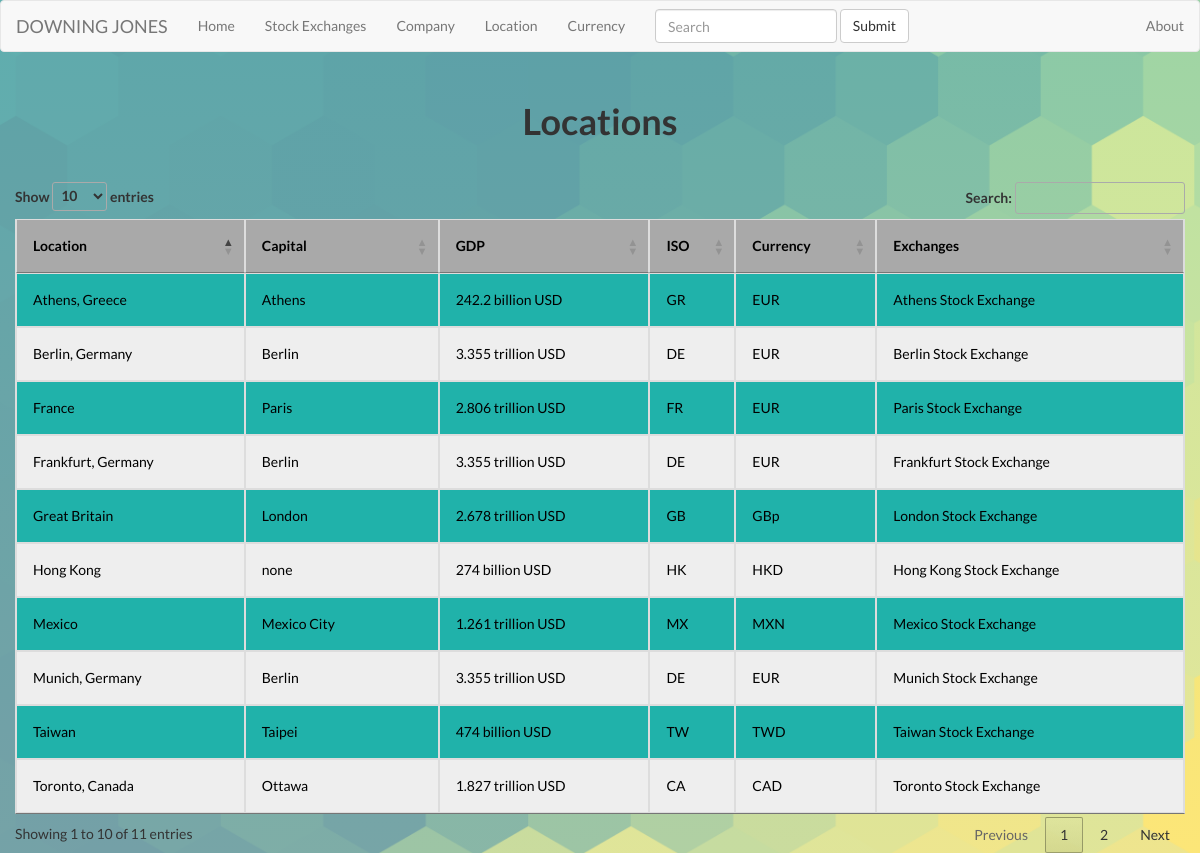
/locations, run on the app's committed database.
### FlaskApp/DowningJones/models.py (models this page shows, shortened)
class Location(db.Model):
    rowid = db.Column(db.Integer, primary_key=True)        #pk can be the iso code
    name = db.Column(db.String(80))
    iso = db.Column(db.String(2))
    capital = db.Column(db.String(80))
    gdp = db.Column(db.String(80))
    currency = db.Column(db.String(80))
    location_exchange = db.Column(db.String(80))

### FlaskApp/DowningJones/__init__.py (the view)
@app.route ( '/locations' )
def locations ():
	locations = Location.query.distinct(Location.name)
	return render_template('locations.html',
						    title='Locations',
						    locations=locations)

### FlaskApp/DowningJones/templates/locations.html (shortened to what this page needs)
{% extends "layout.html" %}
{% block body %}
<div class="container-fluid">
  <div class="row" style="padding:30px">
      <div class="col-md-4 col-xs-6"></div>
      <div class="col-md-4 col-xs-6" style="text-align: center">
        <h1 style = "font-weight : bold">Locations</h1>
      </div>
  </div>
    <table id="locationtable" class="table table-hover table-striped table-responsive table-bordered">
    <thead>
      <tr>
        <th id="name">Location</th>
        <th id="capital">Capital</th>
        <th id="gdp">GDP</th>
        <th id="iso">ISO</th>
        <th id="currency">Currency</th>
        <th id="exchanges">Exchanges</th>
      </tr>
      </thead>
       <tbody>
        {% for location in locations %}
          <tr>
            <td><a href="/locations/{{location.rowid}}">{{ location.name }}</a></td>
            <td>{{ location.capital }}</td>
            <td>{{ location.gdp }}</td>
            <td>{{ location.iso }}</td>
            <td> <a href="/currencies/{{location.rowid}}">{{ location.currency }}</a></td>
            <td><a href="/stockmarkets/{{location.rowid}}">{{ location.location_exchange }}</a></td>
          </tr>
        {% endfor %}
        </tbody>
    </table>
 </div>
<link rel="stylesheet" href="http://cdn.datatables.net/1.10.2/css/jquery.dataTables.min.css"></style>
{% endblock %}

### FlaskApp/DowningJones/static/style.css (style rules this page uses)
html, body { padding:0; margin:0; }
table { background-color:#a9a9a9; margin:auto; }
table, th, td { border: 1px solid black; border-collapse: collapse; color:black; }
th, td { padding: 16px !important; }
td { text-align: left; }
body { background-size: cover; }
.table-striped>tbody>tr:nth-child(odd)>td, .table-striped>tbody>tr:nth-child(odd)>th { background-color: lightseagreen; }
.table-striped>tbody>tr:nth-child(even)>td, .table-striped>tbody>tr:nth-child(even)>th { background-color: #eeeeee; }

### FlaskApp/DowningJones/templates/layout.html (style rules this page uses)
body { background:linear-gradient(rgba(200,265,265,0.45), rgba(265,265,265,0.45)), url("static/background3.png"); background-size: cover; font-family: 'Lato', sans-serif; }
tr,tbody,a,td { color:black; font-family: 'Lato', sans-serif; }

### data on the page
Location: name "Toronto, Canada", capital "Ottawa", gdp "1.827 trillion USD", iso "CA", currency "CAD", location_exchange "Toronto Stock Exchange"
Location: name "Great Britain", capital "London", gdp "2.678 trillion USD", iso "GB", currency "GBp", location_exchange "London Stock Exchange"
Location: name "Athens, Greece", capital "Athens", gdp "242.2 billion USD", iso "GR", currency "EUR", location_exchange "Athens Stock Exchange"
Location: name "Mexico", capital "Mexico City", gdp "1.261 trillion USD", iso "MX", currency "MXN", location_exchange "Mexico Stock Exchange"
Location: name "Frankfurt, Germany", capital "Berlin", gdp "3.355 trillion USD", iso "DE", currency "EUR", location_exchange "Frankfurt Stock Exchange"
Location: name "Taiwan", capital "Taipei", gdp "474 billion USD", iso "TW", currency "TWD", location_exchange "Taiwan Stock Exchange"
Location: name "Berlin, Germany", capital "Berlin", gdp "3.355 trillion USD", iso "DE", currency "EUR", location_exchange "Berlin Stock Exchange"
Location: name "Munich, Germany", capital "Berlin", gdp "3.355 trillion USD", iso "DE", currency "EUR", location_exchange "Munich Stock Exchange"
Location: name "Hong Kong", capital "none", gdp "274 billion USD", iso "HK", currency "HKD", location_exchange "Hong Kong Stock Exchange"
Location: name "France", capital "Paris", gdp "2.806 trillion USD", iso "FR", currency "EUR", location_exchange "Paris Stock Exchange"
